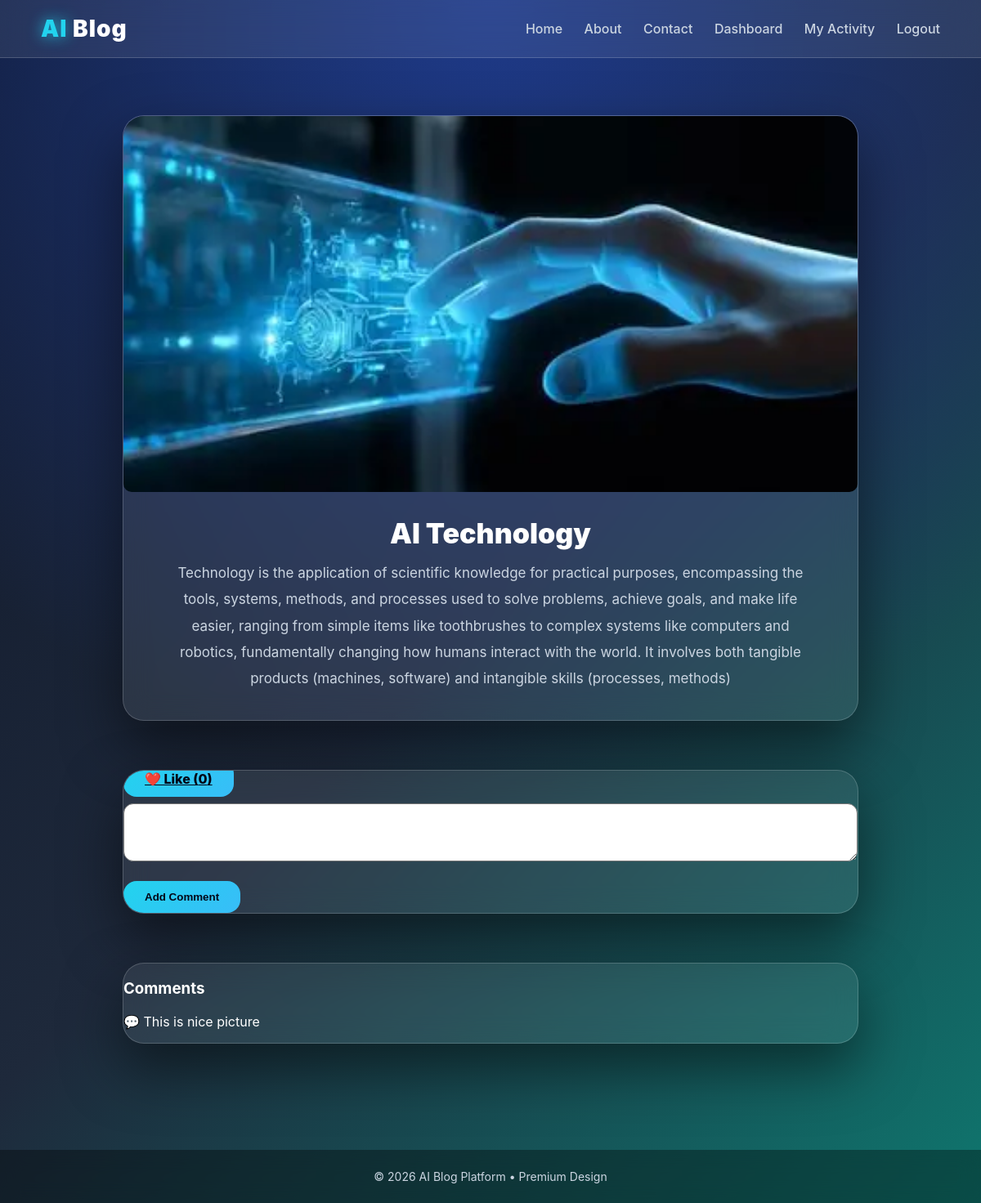
/aimodel3/ (signed in), run on the app's committed database.
### ai_model/models.py (models this page shows, shortened)
class Post(models.Model):
    author = models.ForeignKey(User, on_delete=models.CASCADE)
    category = models.ForeignKey(Category, on_delete=models.CASCADE)
    title = models.CharField(max_length=200)
    slug = models.SlugField(unique=True, blank=True)
    content = models.TextField()
    image = models.ImageField(upload_to='posts/', blank=True)
    ai_summary = models.TextField(blank=True)
    views = models.IntegerField(default=0)
    likes = models.ManyToManyField(User, blank=True, related_name='liked_posts')
    is_published = models.BooleanField(default=True)
    created_at = models.DateTimeField(auto_now_add=True)
    def save(self, *args, **kwargs):
        if not self.slug:
            self.slug = slugify(self.title)
        if not self.ai_summary:
            self.ai_summary = self.content[:150] + "..."
        super().save(*args, **kwargs)

class Comment(models.Model):
    post = models.ForeignKey(Post, on_delete=models.CASCADE)
    user = models.ForeignKey(User, on_delete=models.CASCADE)
    text = models.TextField()
    created_at = models.DateTimeField(auto_now_add=True)

### ai_model/views.py (the view)
# urls.py: path('<slug:slug>/', views.detail, name='detail'),
def detail(request, slug):
    post = get_object_or_404(Post, slug=slug)
    post.views += 1
    post.save()
    if request.method == "POST" and request.user.is_authenticated:
        Comment.objects.create(
            post=post,
            user=request.user,
            text=request.POST.get('comment')
        )
    comments = Comment.objects.filter(post=post)
    return render(request, 'ai_model/detail.html', {
        'post': post,
        'comments': comments
    })

### ai_model/templates/ai_model/detail.html (shortened to what this page needs)
{% extends 'ai_model/base.html' %}
{% block content %}
<div class="blog-card">
    {% if post.image %}
        <img src="{{ post.image.url }}" class="blog-image">
    {% endif %}
    <h1 class="blog-title">{{ post.title }}</h1>
    <div class="blog-content">
        {{ post.content }}
    </div>
</div>
<div class="blog-card">
    {% if user.is_authenticated %}
        <a class="btn" href="{% url 'ai_model:like' post.slug %}">
            ❤️ Like ({{ post.likes.count }})
        </a>
        <form method="post" style="margin-top:20px;">
            <textarea name="comment" rows="3" style="width:100%;border-radius:12px;padding:12px;"></textarea>
            <br><br>
            <button class="btn">Add Comment</button>
        </form>
    {% else %}
        <p>Please <a href="{% url 'ai_model:login' %}">login</a> to like or comment</p>
    {% endif %}
</div>
<div class="blog-card">
    <h3>Comments</h3>
    {% for c in comments %}
        <p>💬 {{ c.text }}</p>
    {% empty %}
        <p>No comments yet</p>
    {% endfor %}
</div>
{% endblock %}

### ai_model/templates/ai_model/static/ai_model/style.css (style rules this page uses)
body { font-family: Arial; background: #f4f6f9; }
img { border-radius: 10px; }

### ai_model/templates/ai_model/base.html (style rules this page uses)
:root { --bg-main:#0f172a; --bg-grad-1:#1e293b; --bg-grad-2:#0f766e; --glass-bg:rgba(255,255,255,0.08); --glass-border:rgba(255,255,255,0.18); --text-main:#ffffff; --text-soft:#cbd5e1; --accent:#22d3ee; }
* { box-sizing:border-box; }
body { margin:0; font-family:'Inter',system-ui,sans-serif; color:var(--text-main); min-height:100vh; background: radial-gradient(circle at top,#1e3a8a,transparent 60%), linear-gradient(135deg,var(--bg-main),var(--bg-grad-1),var(--bg-grad-2)); background-attachment:fixed; }
.blog-card { max-width:900px; margin:0 auto 60px auto; background:var(--glass-bg); border:1px solid var(--glass-border); border-radius:26px; overflow:hidden; backdrop-filter:blur(16px); box-shadow:0 30px 70px rgba(0,0,0,.5); transition:.4s; }
.blog-image { width:100%; height:460px; object-fit:cover; display:block; }
.blog-title { text-align:center; font-size:34px; font-weight:900; margin:30px 20px 12px; }
.blog-content { text-align:center; color:var(--text-soft); font-size:17px; line-height:1.9; padding:0 50px 35px; }
.btn { background:linear-gradient(135deg,#22d3ee,#38bdf8); color:#020617; padding:12px 26px; border:none; border-radius:16px; font-weight:800; cursor:pointer; transition:.3s; }

### data on the page
Post: image (picture), title "AI Technology", content "Technology is the application of scientific knowledge for practical purposes, encompassing the tools, systems, methods, and processes used to solve problems, achieve goals, and make life easier, ranging from simple items like toothbrushes to complex systems like computers and robotics, fundamentally changing how humans interact with the world. It involves both tangible products (machines, software) and intangible skills (processes, methods)", likes.count "0"
Comment: text "This is nice picture"
